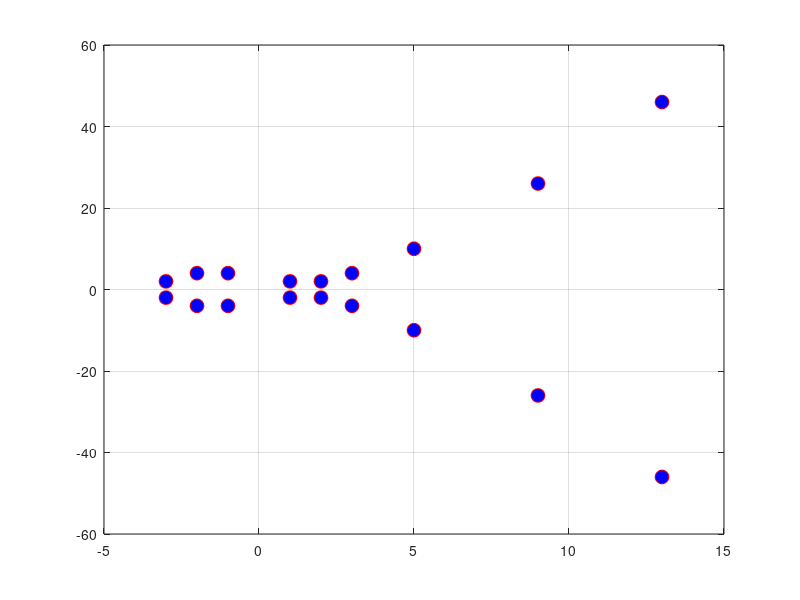

MATLAB code to generate this figure: (Note: this script raises an error after producing the figure.)
%% Plot of ECC Test for all real number
clear all
close all
clc
p=125;  % choose any value to find the x and y in range of -p to p. 


val_a_b=[];
for a=-10:30
    for b=0:30
        if 4*a^3+27*b^2~=0   % Find the value of a and b in the
            val=[a b];       % specified range, these values satisfy the 
            val_a_b=[val_a_b; val];   %  condition of 4*a^3+27*b^2~=0 
        else                        
        end
    end
end

for jj=104 %1:length(val_a_b)  % the value corrsponding to jj=104 have maximum 
    a=val_a_b(jj,1);           % value of x and y on EC curve.
    b=val_a_b(jj,2);
eccpoint=[];
i=1;
for x=-p:1:p
    for y=-p:1:p
        if (y^2)==((x^3)+a*x+b)
            eccpoint(i,:)=[x y]; % all points on EC curve for the given value of a and b
            i=i+1;
        else
        end
    end
end
end
x=eccpoint(:,1);
y=eccpoint(:,2);
plot(x,y,'ro','MarkerFaceColor','b','MarkerSize',10)
% xlim([1 p]);
% ylim([1 p]);
% set(gca,'XTick',0:length(x))
% set(gca,'YTick',0:length(x))
grid on;
hold on

% Multiplication Test
N=54; %Any number to be multiplied with point on EC curve.
P1=[-3 -2];  % choose any two point from above given points
P2=[-1 -4];
% Q=[155 155];    % choose any point either on the curve or other different point 
% R=Ptadd_Ec(P,Q,a);
R1=ptmulti(P1,N,a);
R2=ptmulti(P2,N,a);
plot(R1(1), R1(2),'bo','MarkerFaceColor','g','MarkerSize',10)
plot(R2(1), R2(2),'bo','MarkerFaceColor','r','MarkerSize',10)
legend('Eliptical curve plot', 'Point N*P1 on the curve', 'Point N*P2 on the curve')


